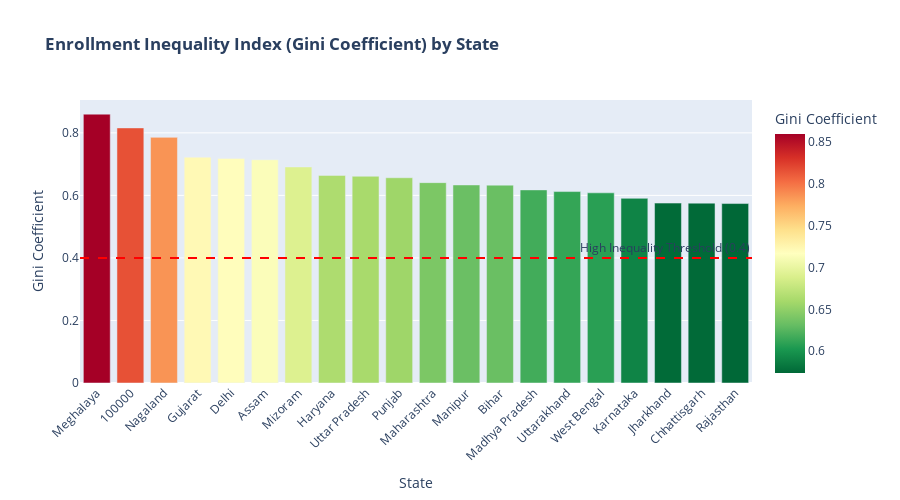

The code cell stored with this chart in its notebook:
### Code cell
# Visualize Gini coefficients
fig = px.bar(
    gini_df.head(20),
    x='state',
    y='gini_coefficient',
    color='gini_coefficient',
    color_continuous_scale='RdYlGn_r',
    title='<b>Enrollment Inequality Index (Gini Coefficient) by State</b>',
    labels={'gini_coefficient': 'Gini Coefficient', 'state': 'State'}
)
fig.add_hline(y=0.4, line_dash="dash", line_color="red", 
              annotation_text="High Inequality Threshold (0.4)")
fig.update_layout(xaxis_tickangle=-45, height=500)
fig.show()
fig.write_html(OUTPUT_PATH / 'visualizations' / 'gini_inequality.html')

### Figure 1 — Plotly figure (JSON) as saved in the notebook; plotly's stock layout.template omitted (floating-point values rounded to 4 significant figures)
{"data": [{"hovertemplate": "State=%{x}<br>Gini Coefficient=%{marker.color}<extra></extra>", "legendgroup": "", "marker": {"color": [0.8598, 0.8158, 0.7855, 0.7222, 0.7183, 0.714, 0.6909, 0.664, 0.6612, 0.6564, 0.6408, 0.6334, 0.6328, 0.6176, 0.6122, 0.6081, 0.5905, 0.5754, 0.5752, 0.5738], "coloraxis": "coloraxis", "pattern": {"shape": ""}}, "name": "", "orientation": "v", "showlegend": false, "textposition": "auto", "type": "bar", "x": ["Meghalaya", "100000", "Nagaland", "Gujarat", "Delhi", "Assam", "Mizoram", "Haryana", "Uttar Pradesh", "Punjab", "Maharashtra", "Manipur", "Bihar", "Madhya Pradesh", "Uttarakhand", "West Bengal", "Karnataka", "Jharkhand", "Chhattisgarh", "Rajasthan"], "xaxis": "x", "y": [0.8598, 0.8158, 0.7855, 0.7222, 0.7183, 0.714, 0.6909, 0.664, 0.6612, 0.6564, 0.6408, 0.6334, 0.6328, 0.6176, 0.6122, 0.6081, 0.5905, 0.5754, 0.5752, 0.5738], "yaxis": "y"}], "layout": {"annotations": [{"showarrow": false, "text": "High Inequality Threshold (0.4)", "x": 1, "xanchor": "right", "xref": "x domain", "y": 0.4, "yanchor": "bottom", "yref": "y"}], "barmode": "relative", "coloraxis": {"colorbar": {"title": {"text": "Gini Coefficient"}}, "colorscale": [[0, "rgb(0,104,55)"], [0.1, "rgb(26,152,80)"], [0.2, "rgb(102,189,99)"], [0.3, "rgb(166,217,106)"], [0.4, "rgb(217,239,139)"], [0.5, "rgb(255,255,191)"], [0.6, "rgb(254,224,139)"], [0.7, "rgb(253,174,97)"], [0.8, "rgb(244,109,67)"], [0.9, "rgb(215,48,39)"], [1, "rgb(165,0,38)"]]}, "height": 500, "legend": {"tracegroupgap": 0}, "shapes": [{"line": {"color": "red", "dash": "dash"}, "type": "line", "x0": 0, "x1": 1, "xref": "x domain", "y0": 0.4, "y1": 0.4, "yref": "y"}], "title": {"text": "<b>Enrollment Inequality Index (Gini Coefficient) by State</b>"}, "xaxis": {"anchor": "y", "domain": [0, 1], "tickangle": -45, "title": {"text": "State"}}, "yaxis": {"anchor": "x", "domain": [0, 1], "title": {"text": "Gini Coefficient"}}}}
